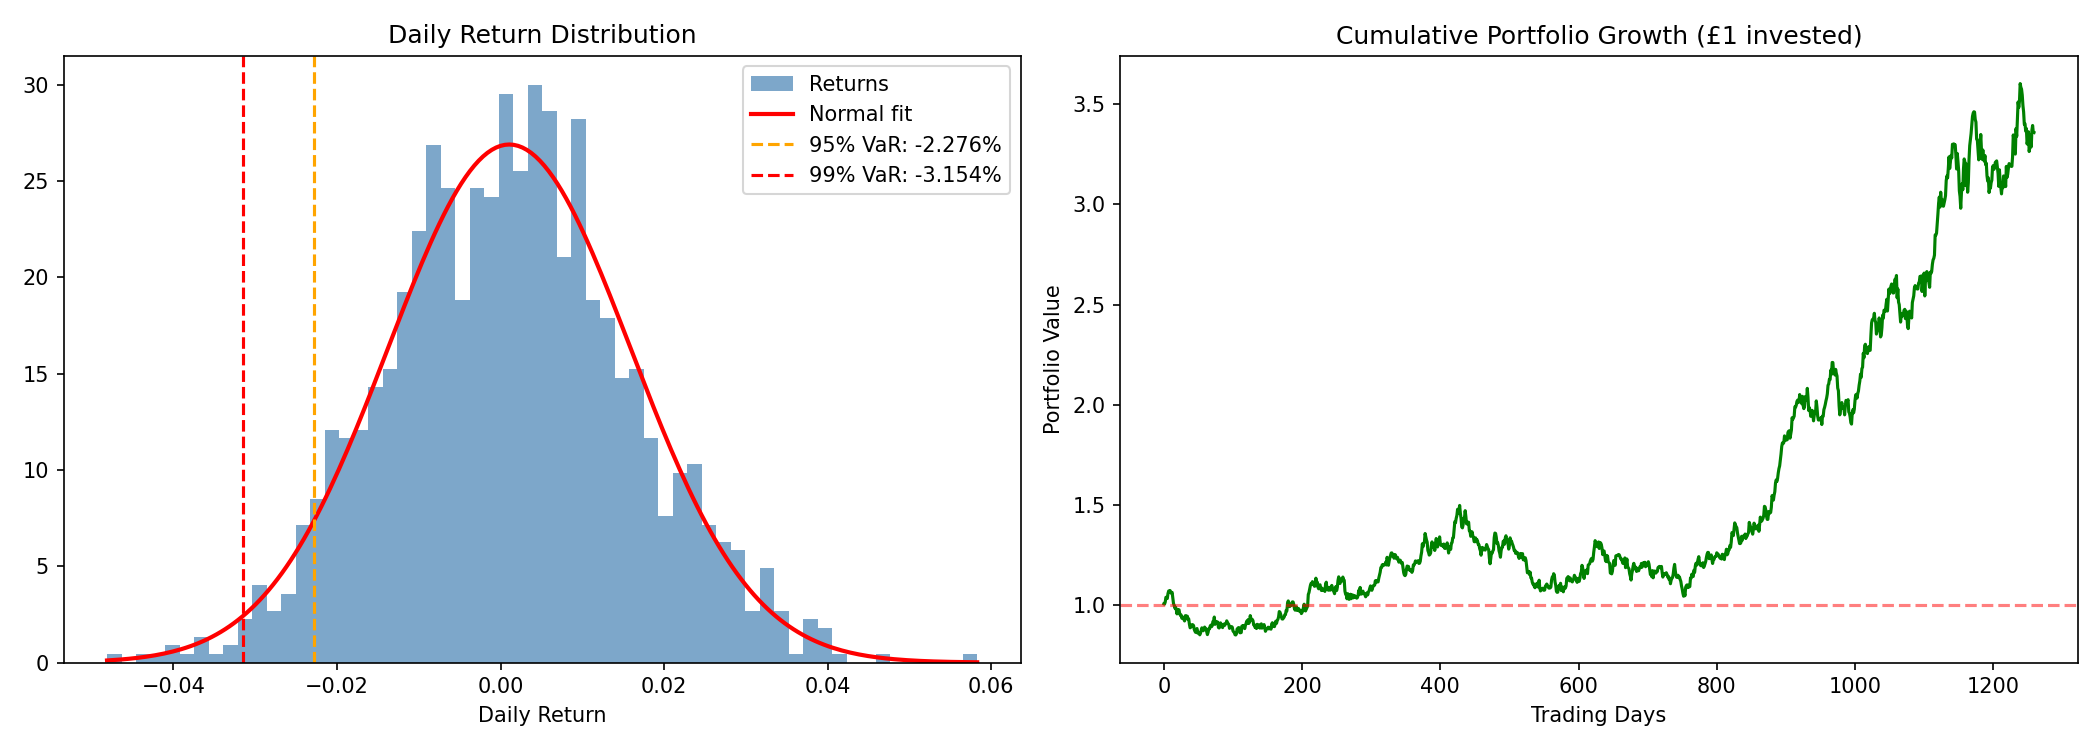

Generate this figure with Python:
import numpy as np
import matplotlib.pyplot as plt
from scipy import stats

np.random.seed(42)
# Simulate 5 years of daily returns
returns = np.random.normal(loc=0.0005, scale=0.015, size=1260)

mean_r = np.mean(returns)
std_r = np.std(returns)
var_95 = np.percentile(returns, 5)   # 95% VaR
var_99 = np.percentile(returns, 1)   # 99% VaR
sharpe = (mean_r * 252) / (std_r * np.sqrt(252))  # Annualised

print("=" * 40)
print("RETURN DISTRIBUTION ANALYSIS")
print("=" * 40)
print(f"Mean Daily Return:     {mean_r:.4%}")
print(f"Daily Volatility:      {std_r:.4%}")
print(f"Annualised Return:     {mean_r*252:.2%}")
print(f"Annualised Volatility: {std_r*np.sqrt(252):.2%}")
print(f"Sharpe Ratio:          {sharpe:.2f}")
print(f"95% Daily VaR:         {var_95:.4%}")
print(f"99% Daily VaR:         {var_99:.4%}")
print(f"Skewness:              {stats.skew(returns):.3f}")
print(f"Kurtosis:              {stats.kurtosis(returns):.3f}")

fig, axes = plt.subplots(1, 2, figsize=(14, 5))

# Histogram
axes[0].hist(returns, bins=60, density=True, alpha=0.7, color='steelblue', label='Returns')
x = np.linspace(returns.min(), returns.max(), 200)
axes[0].plot(x, stats.norm.pdf(x, mean_r, std_r), 'r-', lw=2, label='Normal fit')
axes[0].axvline(var_95, color='orange', linestyle='--', label=f'95% VaR: {var_95:.3%}')
axes[0].axvline(var_99, color='red', linestyle='--', label=f'99% VaR: {var_99:.3%}')
axes[0].set_title('Daily Return Distribution')
axes[0].set_xlabel('Daily Return')
axes[0].legend()

# Cumulative returns
cumulative = (1 + returns).cumprod()
axes[1].plot(cumulative, color='green', linewidth=1.5)
axes[1].set_title('Cumulative Portfolio Growth (£1 invested)')
axes[1].set_xlabel('Trading Days')
axes[1].set_ylabel('Portfolio Value')
axes[1].axhline(1.0, color='red', linestyle='--', alpha=0.5)

plt.tight_layout()
plt.savefig('Stock_Return_Distribution_Analyser.png', dpi=150)
try:
    plt.show()
except KeyboardInterrupt:
    pass
print('Saved figure to Stock_Return_Distribution_Analyser.png')